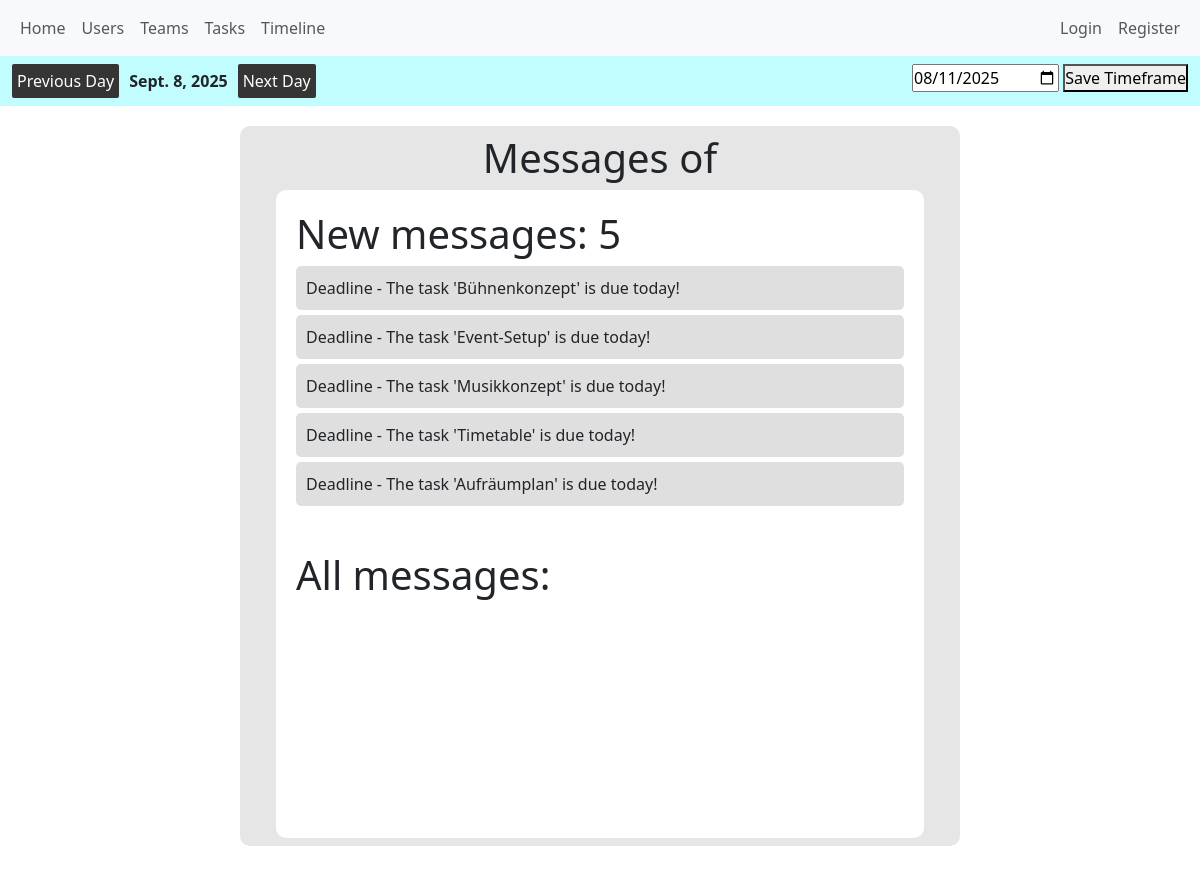
Page /users/view_messages/55 on the earlier database version.
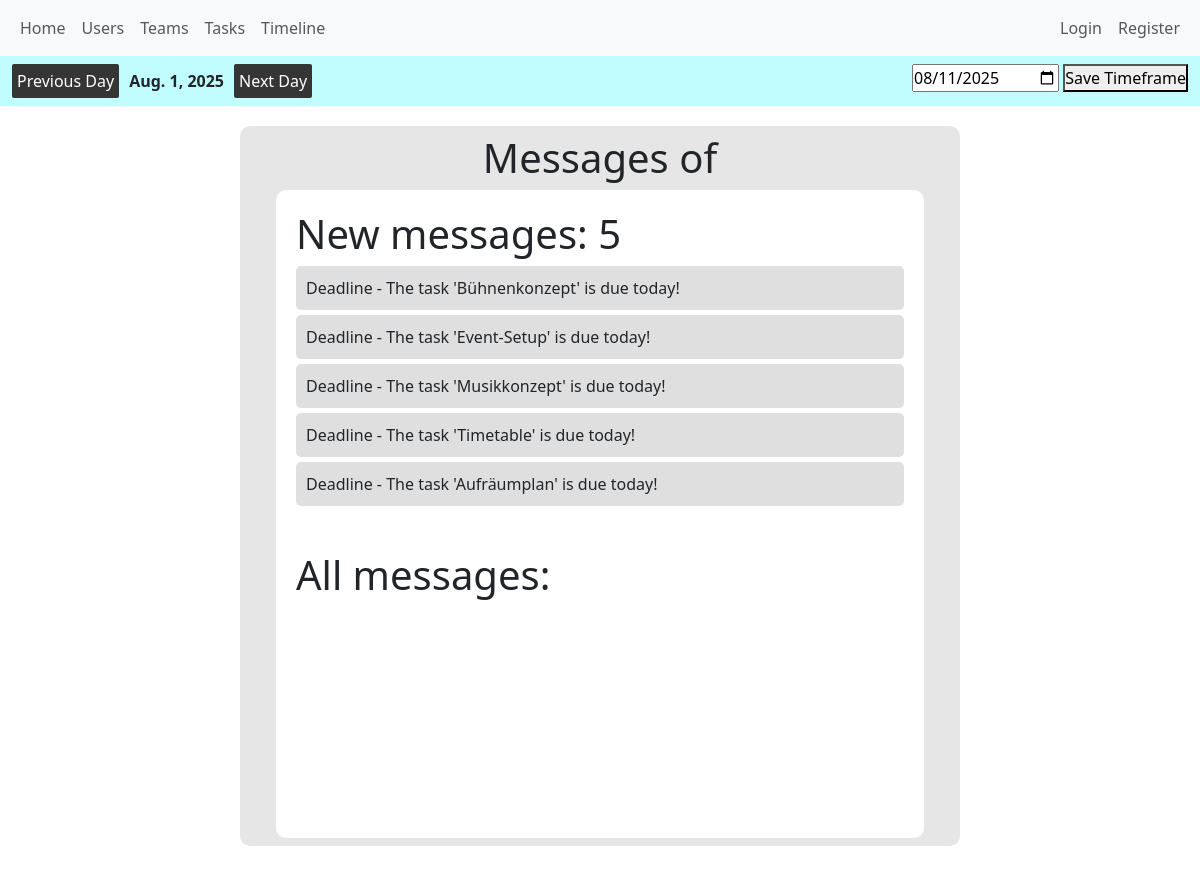
Same page on the later database version.
### distributor/models.py (models this page shows)
class Project(models.Model):
    start_date = models.DateField()
    end_date = models.DateField()
    order_counter = models.IntegerField(default=0)
    current_date = models.DateField(default=date.today)

### users/models.py (models this page shows, shortened)
class Message(models.Model):
    status = models.CharField(max_length=50, choices=[
        ('read', 'read'),
        ('unread', 'unread'),
    ],
                              default='unread')
    type = models.CharField(max_length=50, null=True, blank=True)
    text = models.CharField(max_length=300, null=True, blank=True)
    user = models.ForeignKey(CustomUser, on_delete=models.CASCADE, related_name='messages')
    timestamp = models.DateTimeField(auto_now_add=True, null=True, blank=True)
    def __str__(self):
        return f"{self.type} - {self.text}"

### users/views.py (the view)
# urls.py: path('view_messages/<int:user_id>', views.view_messages, name='view_messages'),
def view_messages(request, user_id):
    profile_user = CustomUser.objects.get(id=user_id)
    all_read_messages = list(
        Message.objects.filter(user=profile_user, status="read")
    )
    all_unread_messages = list(
        Message.objects.filter(user=profile_user, status="unread")
    )
    Message.objects.filter(user=profile_user, status="unread").update(status='read')
    context = {
        "profile_user": profile_user,
        "all_unread_messages": all_unread_messages,
        "all_read_messages": all_read_messages,
    }
    return render(request, 'users/profile_page_messages.html',context)

### distributor/forms.py
class ProjectTimeframeForm(forms.ModelForm):
    class Meta:
        model = Project
        fields = ["start_date", "end_date"]
        widgets = {
            'start_date': forms.DateInput(attrs={'id': 'start_date_input_project', 'placeholder': 'Start Date', 'type': 'date'}),
            'end_date': forms.DateInput(attrs={'id': 'end_date_input_project', 'placeholder': 'End Date', 'type': 'date'})
        }

class DefineCurrentDate(forms.ModelForm):
    class Meta:
        model = Project
        fields = ['current_date']
        widgets = {'current_date': forms.DateInput(attrs={'id': 'current_date_input', 'placeholder': 'Current Date', 'type': 'date'})}

### distributor/context_processors.py (called while the page is built)
def global_project_timeframe_form(request):
    return {
        "global_project_timeframe_form": ProjectTimeframeForm(),
    }

def global_project_timeframe(request):
    project_time_frame = Project.objects.first()
    if project_time_frame:
        return {
            "global_project_timeframe": project_time_frame,
        }
    else:
        return {
            "global_project_timeframe": 'No values picked yet',
        }

def global_define_current_date_form(request):
    return {
        "global_define_current_date_form": DefineCurrentDate(),
    }

def global_project_info(request):
    project = Project.objects.first()
    if project:
        return {
            "project": project,
        }
    else:
        return {
            "project": 'No values picked yet',
        }

def global_number_new_messages_user(request):
    if request.user.is_authenticated:
        number_new_messages = Message.objects.filter(
            user=request.user, status="unread"
        ).count()
    else:
        number_new_messages = 0
    return {
        "number_new_messages": number_new_messages
    }

### users/templates/users/profile_page_messages.html (shortened to what this page needs)
{% extends 'users/base.html' %}
{% block content %}
    <div class="profile_messages_page_container">
    <div class="profile_messages_settings">
        <h1>Messages of {{ profile_user.first_name }}</h1>
    </div>
        <div class="profile_messages_content">
            <div class="profile_page_unread_messages">
            <h1>New messages: {{ all_unread_messages|length }}</h1>
                {% for message in all_unread_messages %}
                    <div class="message_card">{{ message }}</div>
                {% endfor %}
            </div>
            <div class="profile_messaged_all_messages">
            <h1>All messages:</h1>
            </div>
        </div>
    </div>
{% endblock %}

### users/templates/users/base.html (shortened to what this page needs)
{% load static %}
<!DOCTYPE html>
<html lang="en">
<head>
    <link href="https://cdn.jsdelivr.net/npm/bootstrap@5.3.7/dist/css/bootstrap.min.css" rel="stylesheet"
>
    <link rel="stylesheet" href="{% static 'css/style.css' %}">
</head>
<body>
<header>
    <nav class="navbar navbar-expand-lg bg-body-tertiary">
        <div class="container-fluid">
            <div class="collapse navbar-collapse" id="navbarNav">
                <ul class="navbar-nav">
                    <div class="internal_navbar_container">
                        <div class="common_links_base_navbar">
                            <li>
                                <a class="nav-link" href='{% url 'home' %}'>Home</a>
                            </li>
                            <li class="nav-item">
                                <a class="nav-link" href="{% url 'users' %}">Users</a>
                            </li>
                            <li class="nav-item">
                                <a class="nav-link" href="{% url 'teams' %}">Teams</a>
                            </li>
                            <li class="nav-item">
                                <a class="nav-link" href="{% url 'tasks' %}">Tasks</a>
                            </li>
                            <li class="nav-item">
                                <a class="nav-link" href="{% url 'timeline' %}">Timeline</a>
                            </li>
                        </div>
                        <div class="user_view">
                            {% if user.is_authenticated %}
                                {% if number_new_messages > 0 %}
                                    <a id="new_message_global" class="nav-link" href="{% url 'view_messages' user.id %}">{{ number_new_messages }} new</a>
                                {% endif %}
                                <a class="nav-link" href="{% url 'profile_page' user.id %}">{{ user }}</a>
                                <a class="nav-link" href="{% url 'logout_view' %}">Logout</a>
                            {% else %}
                                <a class="nav-link" href="{% url 'login_view' %}">Login</a>
                                <a class="nav-link" href="{% url 'register_view' %}">Register</a>
                            {% endif %}
                        </div>
                    </div>
                </ul>
            </div>
        </div>
    </nav>
<nav id="prototype_tester" class="navbar navbar-expand-lg bg-body-tertiary">
        <div class="container-fluid">
            <ul class="navbar-nav">
                <ul class="navbar-nav">
                    <div class="prototype_workflow">
                        <div class="next_and_previous_buttons">
                            <form method="POST" action="{% url 'current_date_previous_date' %}">
                                <button>Previous Day</button>
                            </form>
                            <strong>
                                {{ project.current_date }}
                            </strong>
                            <form method="POST" action="{% url 'current_date_next_date' %}">
                                <button>Next Day</button>
                            </form>
                        </div>
                        <div class="change_current_date_forms">
                            <form method="POST" action="{% url 'define_current_date' %}">
                                {{ global_define_current_date_form.current_date }}
                                <button type="submit">Save Timeframe</button>
                            </form>
                        </div>
                    </div>
                </ul>
            </ul>
        </div>
    </nav>
</header>
<main>
    {% block content %}
    {% endblock %}
</main>
</body>
</html>

### distributor/static/css/style.css (style rules this page uses)
* { padding: 0; margin: 0 }
body { min-height: 200vh; }
.navbar-nav { width: 100% !important; }
.internal_navbar_container { display: flex; justify-content: space-between; width: 100% }
.common_links_base_navbar { display: flex; }
.user_view { display: flex; }
#prototype_tester { background: #c1fdff !important; }
.prototype_workflow { display: flex; justify-content: space-between; width: 100%; }
.next_and_previous_buttons { display: flex; gap: 10px; align-items: center; }
.next_and_previous_buttons button { padding: 5px; border-radius: 2px; border: none; background: #353535; color: white; }
.change_current_date_forms { display: flex; gap: 10px; }
.profile_messages_page_container { width: 90vh; height: 90vh; background: #e6e6e6; justify-self: center; display: flex; align-items: center; justify-content: center; border-radius: 10px; flex-direction: column; margin: 20px; }
.profile_messages_content { background: #ffffff; height: 90%; width: 90%; border-radius: 10px; overflow-y: auto; }
.message_card { background: #dfdfdf; margin-bottom: 5px; padding: 10px; border-radius: 5px; }
.profile_messaged_all_messages, .profile_page_unread_messages { padding: 20px; margin: 0 !important; }

Differences in the rows shown:
changed Project: current_date "Sept. 8, 2025" → "Aug. 1, 2025"
